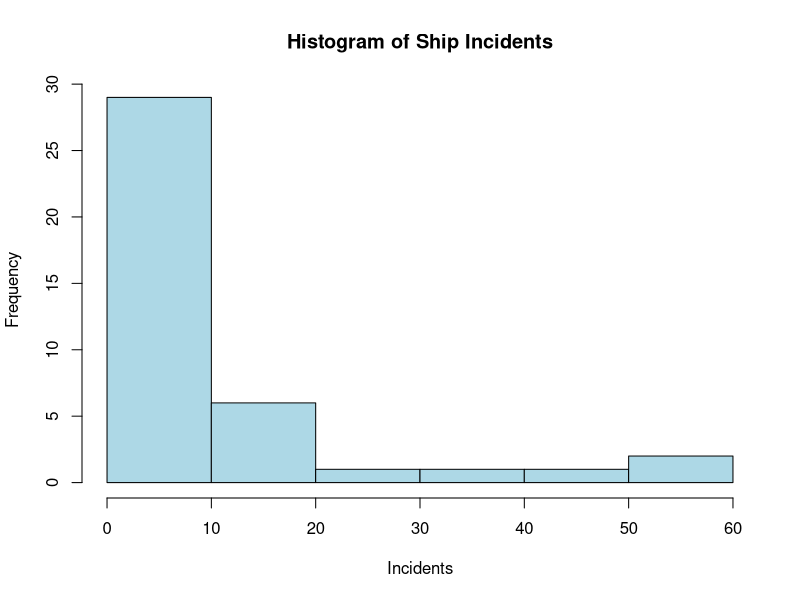
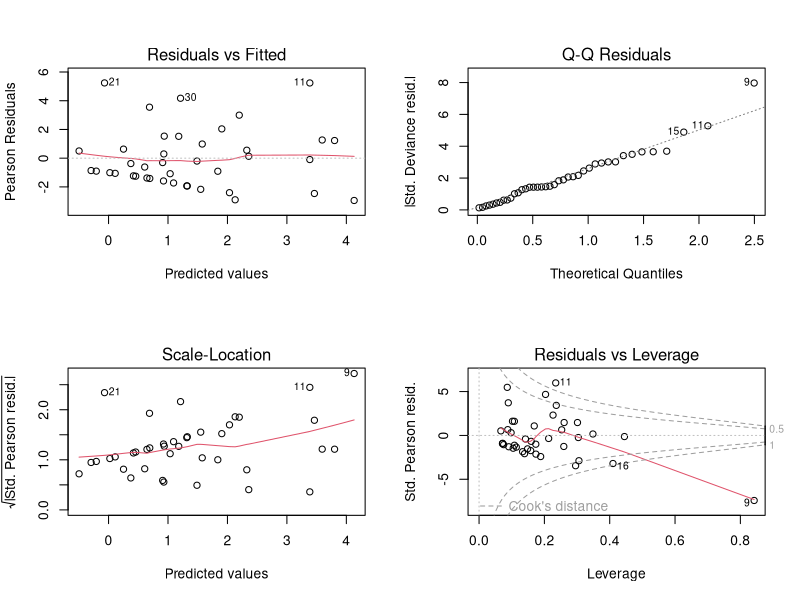
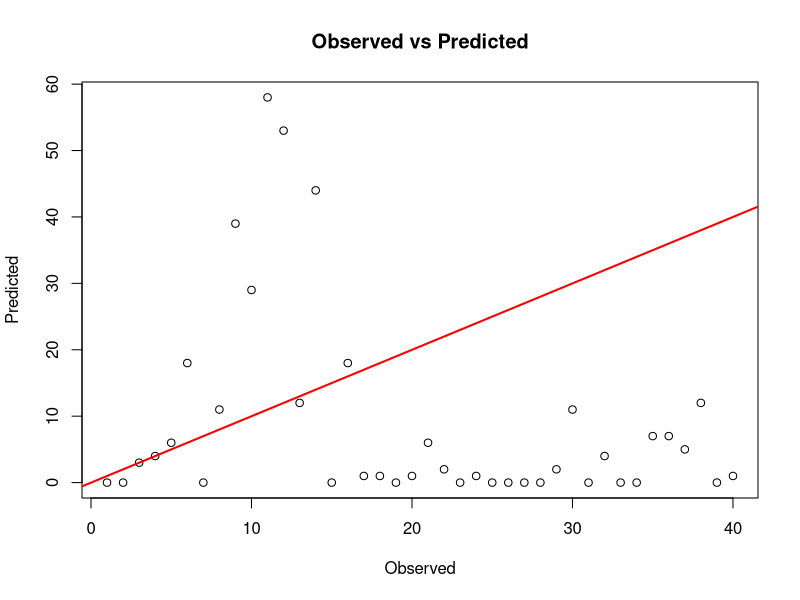

Reproduce these figures in R, in order.
# fitting of poisson regression
install.packages("MASS")      # Run only once
library(MASS)

# Load ships dataset
data(ships)

# Display dataset
View(ships)

# Structure of data
str(ships)

# Dimensions
dim(ships)

# Column names
names(ships)

# Summary statistics
summary(ships)

colSums(is.na(ships))  #to check missing values in data 
sapply(ships,class) #to understand the variables

#descriptive statistics
summary(ships$incidents)

mean(ships$incidents)

var(ships$incidents)

sd(ships$incidents)

min(ships$incidents)

max(ships$incidents)

table(ships$incidents) #frequency distribution

#histogram plot
dev.new()
hist(ships$incidents,
     main="Histogram of Ship Incidents",
     xlab="Incidents",
     col="lightblue",
     border="black")

#poisson regression fit
fit <- glm(incidents ~ type + year + period + service,
           family=poisson(link="log"),
           data=ships)

summary(fit)
coef(fit)  #coefficients of model
confint(fit) #confidence intervals
exp(coef(fit)) #Exponentiated Coefficients (Incidence Rate Ratios)

#goodness of fit
deviance(fit)

df.residual(fit)

deviance(fit)/df.residual(fit)

#residual plot
dev.new()
par(mfrow=c(2,2))
plot(fit)

#observed vs predicted plot
dev.new()
plot(ships$incidents,
     ships$Predicted,
     xlab="Observed",
     ylab="Predicted",
     main="Observed vs Predicted")

abline(0,1,col="red",lwd=2)

#interpretation template
summary(fit)
